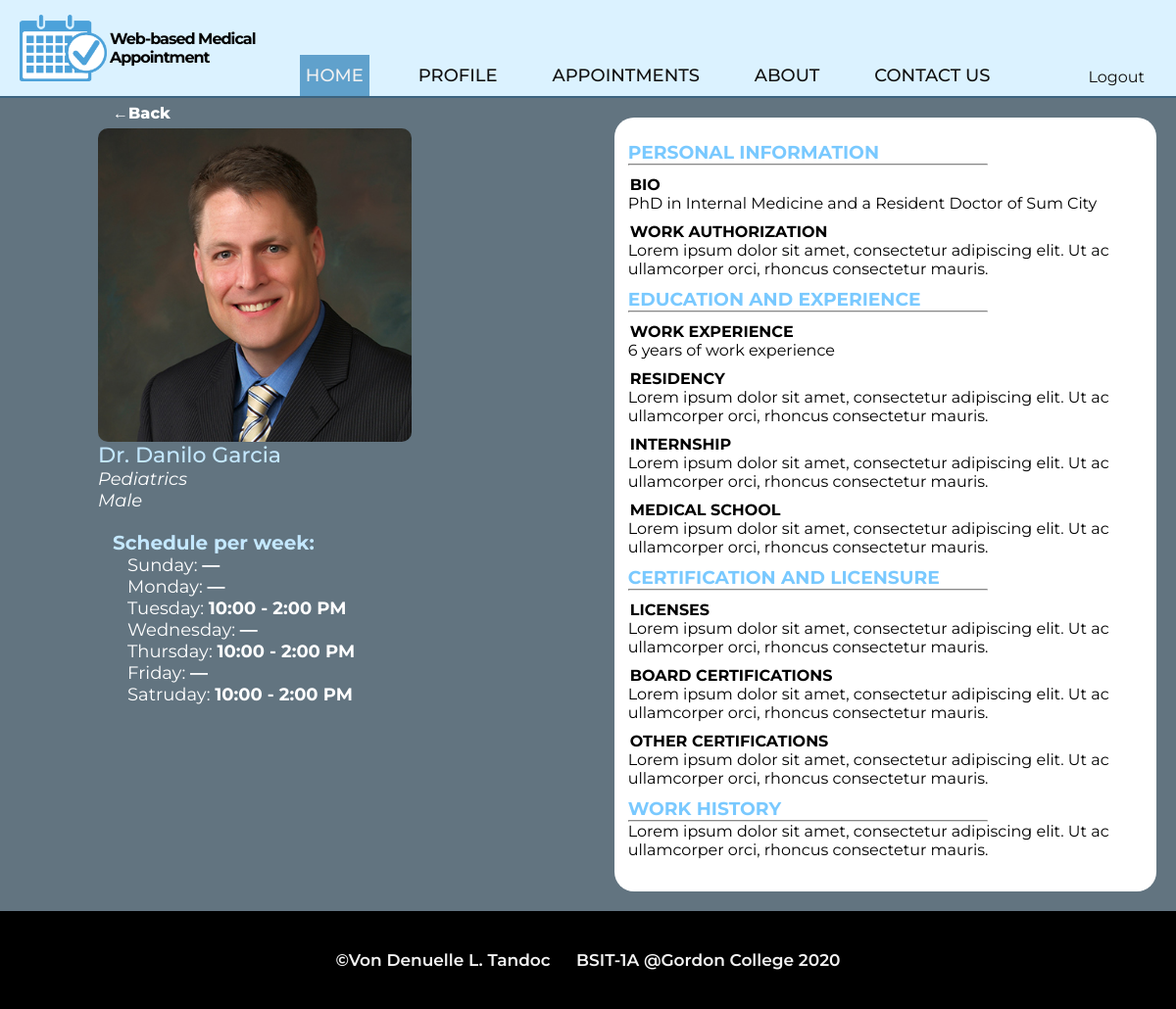
Screenshot of /Appointment/pages/doctor-bio.php?id=8 with the database file from the repository.
### tables this page shows
CREATE TABLE `doctors` (
  `id` int(11) NOT NULL,
  `name` text NOT NULL,
  `sex` text NOT NULL,
  `status` int(11) NOT NULL DEFAULT 0,
  `sun` text NOT NULL DEFAULT '—',
  `mon` text NOT NULL DEFAULT '—',
  `tue` text NOT NULL DEFAULT '—',
  `wed` text NOT NULL DEFAULT '—',
  `thu` text NOT NULL DEFAULT '—',
  `fri` text NOT NULL DEFAULT '—',
  `sat` text NOT NULL DEFAULT '—',
  `bio` mediumtext NOT NULL,
  `workAuthorize` text NOT NULL,
  `workexp` text NOT NULL,
  `residency` text NOT NULL,
  `internship` text NOT NULL,
  `medschool` text NOT NULL,
  `license` mediumtext NOT NULL,
  `boardCert` mediumtext NOT NULL,
  `otherCert` mediumtext NOT NULL,
  `workHistory` mediumtext NOT NULL,
  `specialization` text NOT NULL,
  `pwd` longtext NOT NULL,
  `imgname` text NOT NULL,
  `imgstatus` int(11) NOT NULL DEFAULT 1
);

### Appointment/pages/doctor-bio.php (the view, shortened to what this page needs)
<?php
    include '../php/includes/header.php';
?>
    <link rel="stylesheet" href="../css/doctor-bio.css">
    </head>
<?php include '../php/includes/nav.php'; ?>
<?php
 $id = $_GET['id'];
   $sql = "SELECT * FROM doctors WHERE id=?";
   $stmt= mysqli_stmt_init($conn);
    mysqli_stmt_prepare($stmt,$sql);
    mysqli_stmt_bind_param($stmt, "i", $id);
    mysqli_stmt_execute($stmt);
   $result = mysqli_stmt_get_result($stmt);
   $doctor = mysqli_fetch_assoc($result);
 ?>
 <div class="desktop">
  <div class="logo-box">
  <img src="../images/logo.png" alt="logo">
  <h1>Web-based Medical Appointment</h1>
 </div>
 <ul>
  <li><a  id="tab-active" href="home-client.php">Home</a></li>
  <li><a href="<?php echo isset($_SESSION['id']) ? 'profile-client.php' : '../index.php' ?>">Profile</a></li>
  <li><a href="<?php echo isset($_SESSION['id']) ? 'notif-appointment-client.php' : '../index.php' ?>">Appointments</a></li>
  <li><a href="about-dr.php">About</a></li>
  <li><a href="contact-dr.php">Contact Us</a></li>
  <a href="../php/includes/logout.inc.php" class="logout">Logout</a>
 </ul>
 </div>
<main>
  <div class="container">
    <div class="desktop-holder">
    <div class="section1">
          <a class="back" href="home-client.php">←Back</a>
      <img src="../images/uploads-dr/<?php echo $doctor['imgname']; ?>" alt="<?php echo $doctor['name']; ?>">
      <h4><?php echo $doctor['name']; ?></h4>
      <p><i><?php echo $doctor['specialization']; ?></i></p>
      <p><i><?php echo $doctor['sex']; ?></i></p>
        <span>
          <h5>Schedule per week:</h5>
          <p>Sunday: <b><?php echo $doctor['sun']; ?></b></p>
          <p>Monday: <b><?php echo $doctor['mon']; ?></b></p>
          <p>Tuesday: <b><?php echo $doctor['tue']; ?></b></p>
          <p>Wednesday: <b><?php echo $doctor['wed']; ?></b></p>
          <p>Thursday: <b><?php echo $doctor['thu']; ?></b></p>
          <p>Friday: <b><?php echo $doctor['fri']; ?></b></p>
          <p>Satruday: <b><?php echo $doctor['sat']; ?></b></p>
          </span>
    </div>
    <div class="section2">
      <h3>Personal Information</h3>
      <hr>
      <h5>Bio</h5>
      <p><?php echo $doctor['bio']; ?></p>
      <h5>Work Authorization</h5>
      <p><?php echo $doctor['workAuthorize']; ?></p>
      <h3>education and experience</h3>
      <hr>
      <h5>Work experience</h5>
      <p><?php echo $doctor['workexp']; ?></p>
      <h5>residency</h5>
      <p><?php echo $doctor['residency']; ?></p>
      <h5>internship</h5>
      <p><?php echo $doctor['internship']; ?></p>
      <h5>Medical School</h5>
      <p><?php echo $doctor['medschool']; ?></p>
      <h3>certification and licensure</h3>
      <hr>
      <h5>Licenses</h5>
      <p><?php echo $doctor['license']; ?></p>
      <h5>board certifications</h5>
      <p><?php echo $doctor['boardCert']; ?></p>
      <h5>other certifications</h5>
      <p><?php echo $doctor['otherCert']; ?></p>
      <h3>Work history</h3>
      <hr>
      <p><?php echo $doctor['workHistory']; ?></p>
      <br>
    </div>
      </div>
  </div>
</main>
<?php    include '../php/includes/footer.php'; ?>

### Appointment/css/general.css (style rules this page uses)
* { margin: 0; padding: 0; box-sizing: border-box; }
html, body { height: 100%; }
html, body, p, h1, h2, h3, h4, h5, h6, button { font-family: 'Montserrat', sans-serif; }
.logo-box { cursor: pointer; order: 2; margin-left: 20px; height: 100%; display: flex; align-items: center; white-space: wrap; padding: 0; }
.desktop { display: none; }
@media only screen and (min-width: 1024px) { .desktop { height: 100px; background-color: #DBF2FF; display: flex; justify-content: center; width: 100%; border-bottom: 2px solid #3C6480; } }
@media only screen and (min-width: 1024px) { .logo-box { height: 100%; white-space: wrap; order: 1; } }
@media only screen and (min-width: 1024px) { .logo-box img { height: 70%; } }
@media only screen and (min-width: 1024px) { .logo-box h1 { font-size: 16px; font-weight: 700; letter-spacing: -1px; margin-left: 3px; } }
@media only screen and (min-width: 1024px) { .desktop ul { order: 2; width: 100%; display: flex; justify-content: space-around; align-items: flex-end; flex-wrap: nowrap; white-space: nowrap; } }
@media only screen and (min-width: 1024px) { .desktop ul li { list-style: none; white-space: wrap; padding-bottom: 10px; } }
@media only screen and (min-width: 1024px) { .desktop ul li a { font-size: 18px; padding: 10px 6px; text-transform: uppercase; color: #111; text-decoration: none; font-weight: 500; transition: all 0.1s ease-out; } }
@media only screen and (min-width: 1024px) { .logout { color: #111; margin-left: 40px; text-decoration: none; padding: 10px; } }
@media only screen and (min-width: 1024px) { #tab-active { background-color: #60A1CC; color: #f1f1f1; } }

### Appointment/css/doctor-bio.css (style rules this page uses)
main { margin-top: 100px; width: 100%; }
.container { display: flex; align-items: center; justify-content: center; flex-direction: column; }
a.back { color: #fff; font-weight: 800; display: block; padding: 6px 3px; cursor: pointer; margin-left: -200px; margin-top: -20px; text-decoration: none; }
.desktop-holder { width: 100%; }
.section1 { text-align: center; background-color: #627480; padding: 20px; width: 100%; display: flex; flex-direction: column; align-items: center; justify-content: center; }
.section1 span { text-align: center; }
.section1 h4 { font-size: 22px; font-weight: 500; color: #C4E8FF; }
.section1 p { font-size: 18px; color: #fff; }
.section1 img { object-fit: cover; width: 300px; height: 300px; border-radius: 10px; }
span h5 { margin-top: 20px; margin-left: 15px; font-size: 20px; font-weight: 700; text-align: left; color: #C4E8FF; }
span p { text-align: left; margin-left: 30px; font-weight: 400; }
.section2 { margin-top: 30px; margin-left: 20px; }
.section2 hr { width: 70%; border-color: #dcdcdc; }
.section2 h3 { text-transform: uppercase; color: #79C9FF; margin-top: 10px; }
.section2 h5 { text-transform: uppercase; margin: 10px 0px 0px 2px; font-size: 16px; }
.section2 p { font-weight: 400; }
@media only screen and (min-width: 1024px) { main { margin-top: 0px; } }
@media only screen and (min-width: 1024px) { a.back { color: #fff; font-weight: 800; display: block; padding: 6px 3px; cursor: pointer; margin-left: 12px; } }
@media only screen and (min-width: 1024px) { .desktop-holder { width: 100%; display: flex; justify-content: space-evenly; align-items: flex-start; background-color: #627480; } }
@media only screen and (min-width: 1024px) { .section1 { width: 50%; margin-left: 50px; padding-left: 50px; } }
@media only screen and (min-width: 1024px) { .section2 { width: 50%; } }
@media only screen and (min-width: 1024px) { .section1 { align-items: flex-start; } }
@media only screen and (min-width: 1024px) { .section1 img { width: 320px; height: 320px; } }
@media only screen and (min-width: 1024px) { .section2 { margin: 20px; padding: 14px; border-radius: 20px; background-color: #fff; } }

### rows the page displays
doctors: imgname (picture), name "Dr. Danilo Garcia", specialization "Pediatrics", sex "Male", sun "—", mon "—", tue "10:00 - 2:00 PM", wed "—", thu "10:00 - 2:00 PM", fri "—", sat "10:00 - 2:00 PM", bio "PhD in Internal Medicine and a Resident Doctor of Sum City", workAuthorize "Lorem ipsum dolor sit amet, consectetur adipiscing elit. Ut ac ullamcorper orci, rhoncus consectetur mauris.", workexp "6 years of work experience", residency "Lorem ipsum dolor sit amet, consectetur adipiscing elit. Ut ac ullamcorper orci, rhoncus consectetur mauris.", internship "Lorem ipsum dolor sit amet, consectetur adipiscing elit. Ut ac ullamcorper orci, rhoncus consectetur mauris.", medschool "Lorem ipsum dolor sit amet, consectetur adipiscing elit. Ut ac ullamcorper orci, rhoncus consectetur mauris.", license "Lorem ipsum dolor sit amet, consectetur adipiscing elit. Ut ac ullamcorper orci, rhoncus consectetur mauris.", boardCert "Lorem ipsum dolor sit amet, consectetur adipiscing elit. Ut ac ullamcorper orci, rhoncus consectetur mauris.", otherCert "Lorem ipsum dolor sit amet, consectetur adipiscing elit. Ut ac ullamcorper orci, rhoncus consectetur mauris.", workHistory "Lorem ipsum dolor sit amet, consectetur adipiscing elit. Ut ac ullamcorper orci, rhoncus consectetur mauris."
